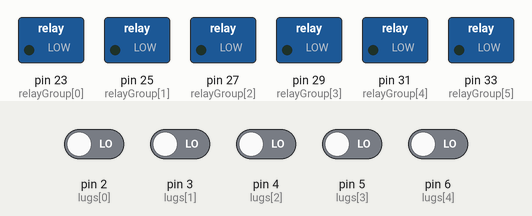
Simulated run of this sketch. Board: Arduino Mega 2560, built with avr-gcc and run on an emulated ATmega2560. Shown: switched loads named in the sketch (green lamp = pin HIGH). The test bench sets the inputs (shaded band); at power-on: pin 2 (lugs[0]), pin 3 (lugs[1]), pin 4 (lugs[2]), pin 5 (lugs[3]), pin 6 (lugs[4]) LOW. What the sketch prints to the serial monitor is not drawn.

Above: at 1.2 s.
1.3 s: pin 2 (lugs[0]) driven HIGH
At 2.5 s:
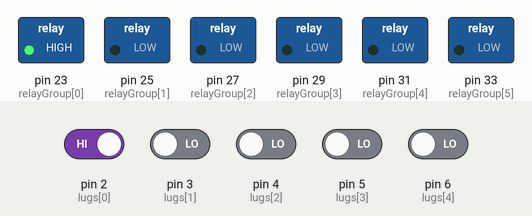
2.8 s: pin 3 (lugs[1]) driven HIGH
At 3.9 s:
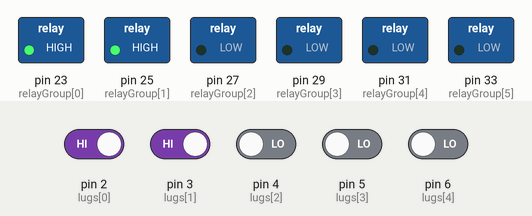
4.3 s: pin 4 (lugs[2]) driven HIGH
At 5.0 s:
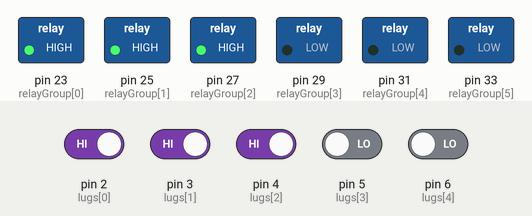
5.8 s: pin 5 (lugs[3]) driven HIGH
At 6.2 s:
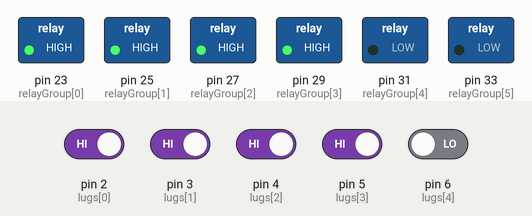
7.3 s: pin 6 (lugs[4]) driven HIGH
At 8.6 s:
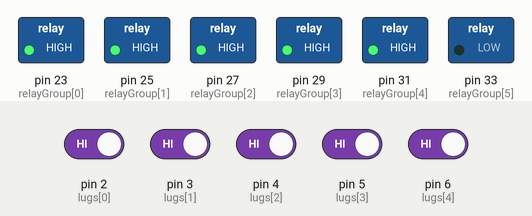
Timing chart, 0 to 9.8 s (numbered marks = the images above; inputs shaded):
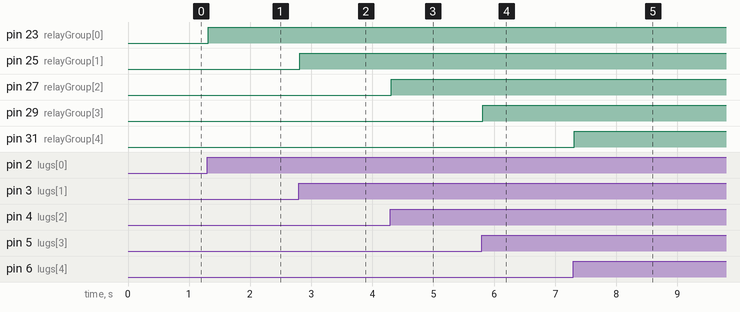

Measured:
- after the input at 1.3 s, pin 23 (relayGroup[0]): LOW → HIGH at once
- after the input at 2.8 s, pin 25 (relayGroup[1]): LOW → HIGH at once
- after the input at 4.3 s, pin 27 (relayGroup[2]): LOW → HIGH at once
- after the input at 5.8 s, pin 29 (relayGroup[3]): LOW → HIGH at once
- after the input at 7.3 s, pin 31 (relayGroup[4]): LOW → HIGH at once

The sketch:

lugTest.ino
```cpp
// Arduino program to control a timer based on a series of triggers
// @author Kristen Arnold

// Analog pins for reading the lug nut sensors
const int lugs[] = {2, 3, 4, 5, 6};
const int relayGroup[] = {23, 25, 27, 29, 31, 33};

void setup()
{

  Serial.begin(9600);
  for (int i=0; i < 6; i++) {
    pinMode(relayGroup[i], OUTPUT);
  }

  for (int i=0; i <= 5; i++) {
    pinMode(lugs[i], INPUT);
  }
}

void loop()
{
  int* vals = readSensors();

  Serial.print("lug1: ");
  Serial.print(vals[0]);
  Serial.print(" lug2:");
  Serial.print(vals[1]);
  Serial.print(" lug3:");
  Serial.print(vals[2]);
  Serial.print(" lug4:");
  Serial.print(vals[3]);
  Serial.print(" lug5:");
  Serial.println(vals[4]);
}

static int* readSensors()
{
  int values[] = {};

  for (int i = 0; i < 5; i++) {
    values[i] = readSensor(lugs[i]);
    if (values[i]) {
      digitalWrite(relayGroup[i], HIGH);
    }
  }

  return values;
}

static boolean readSensor(int pin)
{

  int val = digitalRead(pin);
//  Serial.print("pin: ");
//  Serial.print(pin);
//  Serial.print(" = ");
//  Serial.println(val);
  if (val == HIGH) {
    return true;
  }

  return false;
}
```
